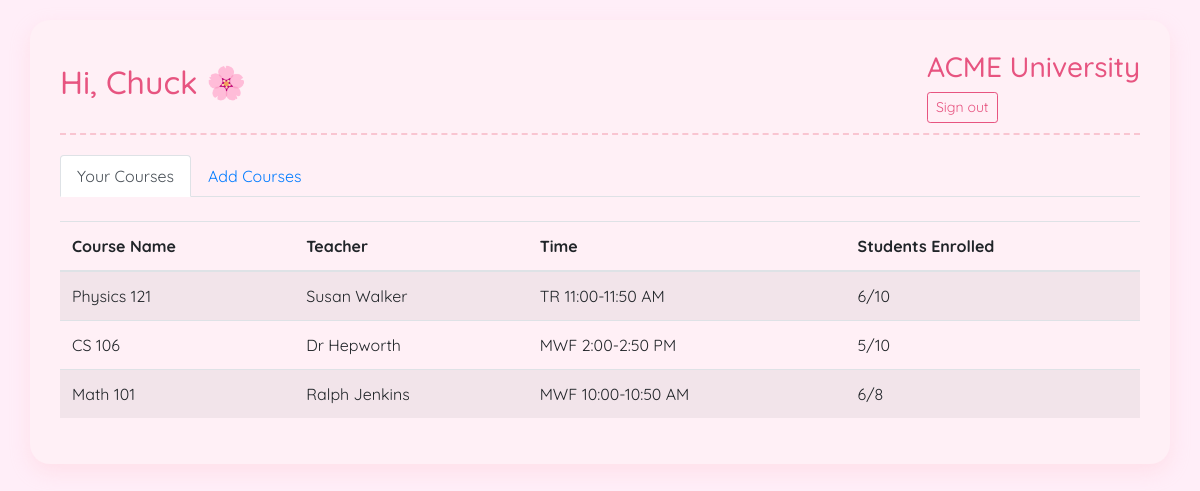
/student/dashboard (signed in), run on the app's committed database.
### models.py (models this page shows, shortened)
class User(db.Model, UserMixin):
    id = db.Column(db.Integer, primary_key=True)
    username = db.Column(db.String(80), unique=True, nullable=False)
    password = db.Column(db.String(120), nullable=False)
    role = db.Column(db.String(20), nullable=False)
    name = db.Column(db.String(100), nullable=True)

class Course(db.Model):
    id = db.Column(db.Integer, primary_key=True)
    name = db.Column(db.String(100), nullable=False)
    teacher_id = db.Column(db.Integer, db.ForeignKey('user.id'), nullable=False)
    teacher = db.relationship('User', backref=db.backref('courses', lazy=True))
    time = db.Column(db.String(50), nullable=False)
    capacity = db.Column(db.Integer, nullable=False)

### student_routes.py (the view)
@student_bp.route('/dashboard')
@login_required
def dashboard():
    if current_user.role != 'student':
        return redirect(url_for('auth.login'))
    enrollments = Enrollment.query.filter_by(student_id=current_user.id).all()
    enrolled_courses = [enrollment.course for enrollment in enrollments]
    return render_template('student_dashboard.html',
                          user=current_user,
                          enrolled_courses=enrolled_courses)

### app.py (called while the page is built)
@login_manager.user_loader
def load_user(user_id):
    return User.query.get(int(user_id))

### templates/student_dashboard.html
{% extends "layout.html" %}
{% block content %}
<ul class="nav nav-tabs">
    <li class="nav-item">
        <a class="nav-link active" href="{{ url_for('student_bp.dashboard') }}">Your Courses</a>
    </li>
    <li class="nav-item">
        <a class="nav-link" href="{{ url_for('student_bp.all_courses') }}">Add Courses</a>
    </li>
</ul>
<div class="mt-4">
    {% if enrolled_courses %}
    <table class="table table-striped">
        <thead>
            <tr>
                <th>Course Name</th>
                <th>Teacher</th>
                <th>Time</th>
                <th>Students Enrolled</th>
            </tr>
        </thead>
        <tbody>
            {% for course in enrolled_courses %}
            <tr>
                <td>{{ course.name }}</td>
                <td>{{ course.teacher.name }}</td>
                <td>{{ course.time }}</td>
                <td>
                    {{ course.enrollments|length }}/{{ course.capacity }}
                </td>
            </tr>
            {% endfor %}
        </tbody>
    </table>
    {% else %}
    <div class="alert alert-info">
        You are not enrolled in any courses. <a href="{{ url_for('student_bp.all_courses') }}">Browse available courses</a> to enroll.
    </div>
    {% endif %}
</div>
{% endblock %}

### templates/layout.html (shortened to what this page needs)
<!DOCTYPE html>
<html lang="en">
<head>
    <link rel="stylesheet" href="https://stackpath.bootstrapcdn.com/bootstrap/4.5.2/css/bootstrap.min.css">
</head>
<body>
    <div class="container">
        {% if current_user.is_authenticated %}
        <div class="header">
            <h2>Hi, {{ current_user.name }} 🌸</h2>
            <div>
                <h3>ACME University</h3>
                <a href="{{ url_for('auth.logout') }}" class="btn btn-sm btn-outline-secondary">Sign out</a>
            </div>
        </div>
        {% endif %}
        {% block content %}{% endblock %}
    </div>
</body>
</html>

### templates/layout.html (style rules this page uses)
body { padding-top: 20px; background: #ffeef8; font-family: 'Quicksand', sans-serif; color: #4b2e2e; }
.container { background: #fff0f6; border-radius: 20px; padding: 30px; box-shadow: 0 8px 20px rgba(255, 192, 203, 0.3); }
.header { display: flex; justify-content: space-between; align-items: center; margin-bottom: 20px; padding-bottom: 10px; border-bottom: 2px dashed #f9c5d1; }
h2, h3 { color: #e75480; }
.btn-outline-secondary { color: #e75480; border-color: #e75480; }
.table th, .table td { vertical-align: middle; }

### data on the page
User: name "Chuck"
Course: name "Physics 121", teacher.name "Susan Walker", time "TR 11:00-11:50 AM", enrollments|length "6", capacity "10"
Course: name "CS 106", teacher.name "Dr Hepworth", time "MWF 2:00-2:50 PM", enrollments|length "5", capacity "10"
Course: name "Math 101", teacher.name "Ralph Jenkins", time "MWF 10:00-10:50 AM", enrollments|length "6", capacity "8"
